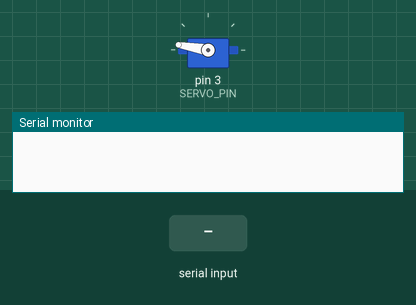
Simulated run of this sketch. Board: Arduino Uno, built with avr-gcc and run on an emulated ATmega328P. Shown: servo, the last lines printed to the serial monitor. The inputs (shaded band) are chosen by the test bench.

Above: at 1.2 s.
1.3 s: "close\n" received over Serial
At 1.8 s:
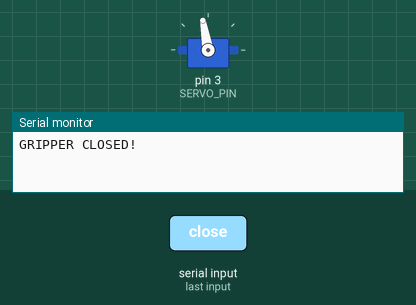
2.8 s: "1\n" received over Serial
At 4.0 s:
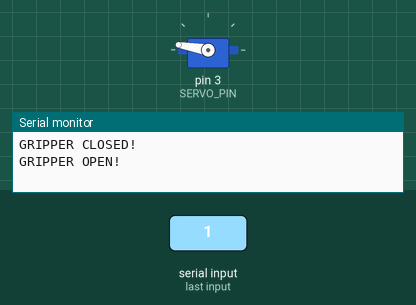
Timing chart, 0 to 5.8 s (numbered marks = the images above; inputs shaded):
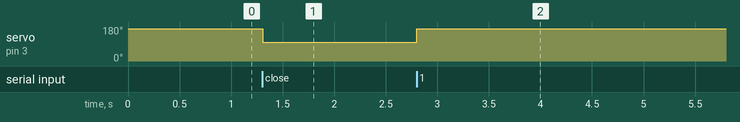

The sketch:

arduino.ino
```cpp
// Code to read from Serial port and OPEN/CLOSE the gripper

#include <Servo.h>
Servo serv;

int BAUDRATE = 9600;
int SERVO_PIN = 3;
int OPEN = 170;
int CLOSE = 100;

void setup() {
  Serial.begin(BAUDRATE);
  serv.attach(SERVO_PIN);
  serv.write(OPEN); // Open the gripper initially
}

void loop() {
  if (Serial.available() > 0) {
    String cmd = Serial.readStringUntil('\n');
    cmd.trim();
    cmd.toLowerCase();

    if (cmd == "close") {
      serv.write(CLOSE);
      Serial.println("GRIPPER CLOSED!");
    } else {
      serv.write(OPEN);
      Serial.println("GRIPPER OPEN!");
    }
  }
}
```

Measured:
- after the input at 1.3 s, servo on pin 3 (SERVO_PIN): 170° → 100° at once
- after the input at 2.8 s, servo on pin 3 (SERVO_PIN): 100° → 170° at once
